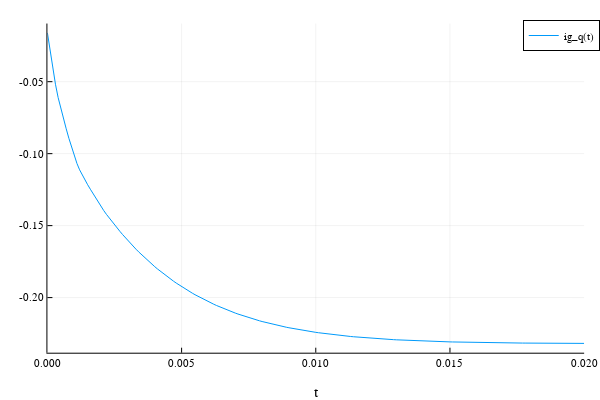

This figure's notebook cell:
### Code cell
plot(sol_4th, vars=(0,6))

### Figure 1 — Plotly figure (JSON) as saved in the notebook; plotly's stock layout.template omitted (floating-point values rounded to 4 significant figures; data arrays with more than 128 entries replaced by an {"elided": "..."} marker saying what was removed)
{"data": [{"colorbar": {"title": ""}, "legendgroup": "ig_q(t)", "line": {"color": "rgba(0, 154, 250, 1.000)", "dash": "solid", "shape": "linear", "width": 1}, "mode": "lines", "name": "ig_q(t)", "showlegend": true, "type": "scatter", "x": {"elided": "201 float values"}, "xaxis": "x1", "y": {"elided": "201 float values"}, "yaxis": "y1", "zmax": null, "zmin": null}], "layout": {"annotations": [], "height": 400, "legend": {"bgcolor": "rgba(255, 255, 255, 1.000)", "bordercolor": "rgba(0, 0, 0, 1.000)", "borderwidth": 1, "font": {"color": "rgba(0, 0, 0, 1.000)", "family": "sans-serif", "size": 11}, "tracegroupgap": 0, "traceorder": "normal", "x": 1.02, "xanchor": "auto", "y": 1, "yanchor": "auto"}, "margin": {"b": 20, "l": 0, "r": 0, "t": 20}, "paper_bgcolor": "rgba(255, 255, 255, 1.000)", "plot_bgcolor": "rgba(255, 255, 255, 1.000)", "showlegend": true, "width": 600, "xaxis": {"anchor": "y1", "domain": [0.08064, 0.9934], "gridcolor": "rgba(0, 0, 0, 0.100)", "gridwidth": 0.5, "linecolor": "rgba(0, 0, 0, 1.000)", "mirror": false, "range": [0, 0.02], "showgrid": true, "showline": true, "showticklabels": true, "tickangle": 0, "tickcolor": "rgb(0, 0, 0)", "tickfont": {"color": "rgba(0, 0, 0, 1.000)", "family": "sans-serif", "size": 11}, "tickmode": "array", "ticks": "inside", "ticktext": ["0.000", "0.005", "0.010", "0.015", "0.020"], "tickvals": [0, 0.005, 0.01, 0.015, 0.02], "title": "t", "titlefont": {"color": "rgba(0, 0, 0, 1.000)", "family": "sans-serif", "size": 15}, "type": "-", "visible": true, "zeroline": false, "zerolinecolor": "rgba(0, 0, 0, 1.000)"}, "yaxis": {"anchor": "x1", "domain": [0.07581, 0.9902], "gridcolor": "rgba(0, 0, 0, 0.100)", "gridwidth": 0.5, "linecolor": "rgba(0, 0, 0, 1.000)", "mirror": false, "range": [-0.2383, -0.009615], "showgrid": true, "showline": true, "showticklabels": true, "tickangle": 0, "tickcolor": "rgb(0, 0, 0)", "tickfont": {"color": "rgba(0, 0, 0, 1.000)", "family": "sans-serif", "size": 11}, "tickmode": "array", "ticks": "inside", "ticktext": ["-0.20", "-0.15", "-0.10", "-0.05"], "tickvals": [-0.2, -0.15, -0.1, -0.05], "title": "", "titlefont": {"color": "rgba(0, 0, 0, 1.000)", "family": "sans-serif", "size": 15}, "type": "-", "visible": true, "zeroline": false, "zerolinecolor": "rgba(0, 0, 0, 1.000)"}}}
